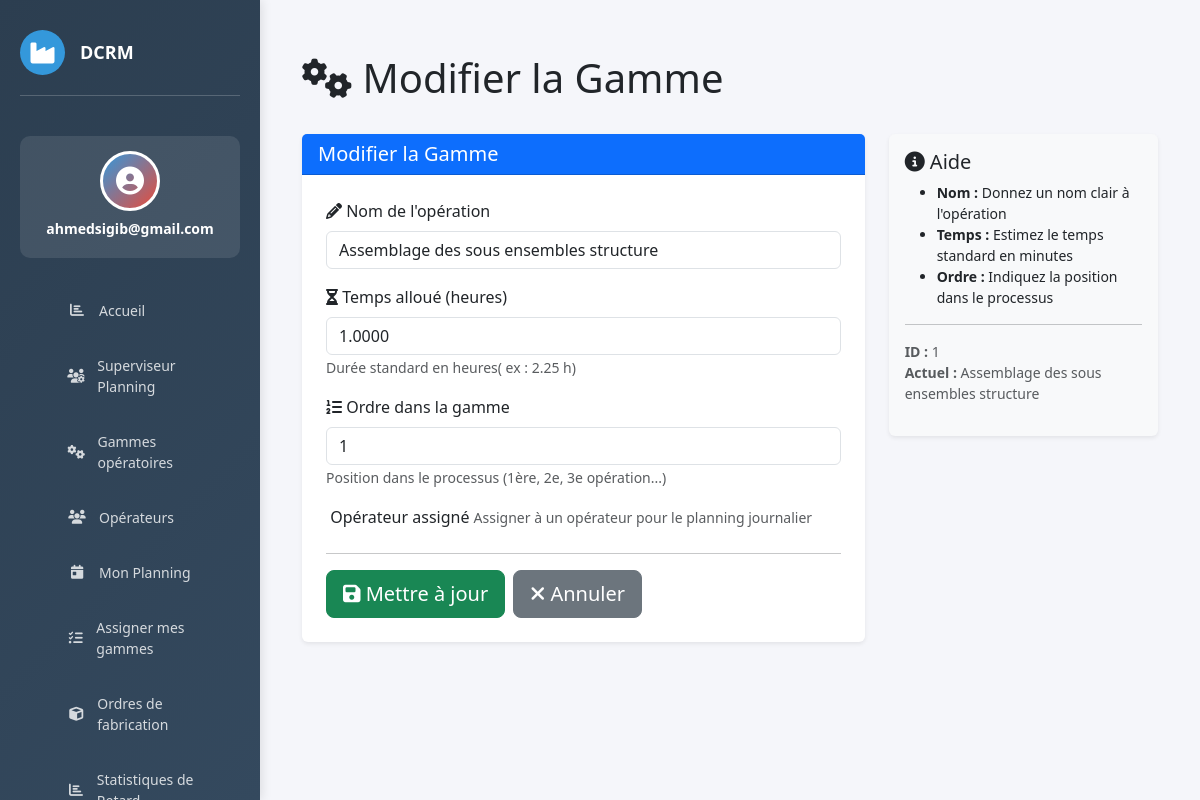
Page /gamme/1/modifier/ (signed in) on the committed database.
### website/models.py (models this page shows, shortened)
class GammeOperation(models.Model):
    nom           = models.CharField(max_length=200)
    temps_alloue  = models.DecimalField(max_digits=7, decimal_places=4, help_text="Durée en heures (ex: 1.005)")
    ordre         = models.PositiveSmallIntegerField(help_text="Position dans la gamme")
    operateurs    = models.ManyToManyField(
        'Operateur',
        blank=True,
        related_name='gammes',
        verbose_name="Opérateurs assignés"
    )
    class Meta:
        ordering = ['ordre']

### website/views.py (the view)
# urls.py: path('gamme/<int:id>/modifier/', views.gamme_form, name='modifier_gamme'),  # Modifier
@login_required(login_url='home')
def gamme_form(request, id=None):
    gamme = get_object_or_404(GammeOperation, id=id) if id else None
    titre = "Modifier la Gamme" if gamme else "Ajouter une Gamme"
    if request.method == 'POST':
        form = GammeOperationForm(request.POST, instance=gamme)
        if form.is_valid():
            form.save()
            msg = "modifiée" if gamme else "ajoutée"
            messages.success(request, f"✅ Gamme {msg} avec succès!")
            return redirect('gammes_list')
    else:
        form = GammeOperationForm(instance=gamme)
    return render(request, 'gamme/gamme_form.html', {'form': form, 'titre': titre, 'gamme': gamme})

### website/forms.py
class GammeOperationForm(forms.ModelForm):
    class Meta:
        model = GammeOperation
        fields = ['nom', 'temps_alloue', 'ordre', 'operateurs']
        widgets = {
            'nom': forms.TextInput(attrs={
                'class': 'form-control',
                'placeholder': 'Ex: Assemblage'
            }),
            'temps_alloue': forms.NumberInput(attrs={
                'class': 'form-control',
                'step': '0.0001',
                'placeholder': 'Heures (ex: 1.005)'
            }),
            'ordre': forms.NumberInput(attrs={
                'class': 'form-control',
                'placeholder': '1, 2, 3...'
            }),
            'operateurs': forms.Select(attrs={
                'class': 'form-control',
            }),
        }

### website/templates/gamme/gamme_form.html (shortened to what this page needs)
{% extends 'base.html' %}
{% load static %}
{% block content %}
<div class="container mt-4">
    <div class="row mb-4">
        <div class="col-md-8">
            <h1 class="display-6">
                <i class="fas fa-cogs"></i> {{ titre }}
            </h1>
        </div>
    </div>
    <div class="row">
        <div class="col-lg-8">
            <div class="card border-0 shadow-sm">
                <div class="card-header bg-primary text-white">
                    <h5 class="mb-0">{{ titre }}</h5>
                </div>
                <div class="card-body p-4">
                    <form method="POST" novalidate>
                        <div class="mb-3">
                            <label class="form-label">
                                <i class="fas fa-pencil-alt"></i> Nom de l'opération
                            </label>
                            {% if form.nom.errors %}
                                <input type="text" name="nom" class="form-control is-invalid"
                                       value="{{ form.nom.value|default:'' }}" required>
                                <div class="invalid-feedback">
                                    {{ form.nom.errors.0 }}
                                </div>
                            {% else %}
                                <input type="text" name="nom" class="form-control"
                                       placeholder="Ex: Assemblage structure"
                                       value="{{ form.nom.value|default:'' }}" required>
                            {% endif %}
                        </div>
                        <div class="mb-3">
                            <label class="form-label">
                                <i class="fas fa-hourglass-half"></i> Temps alloué (heures)
                            </label>
                            {% if form.temps_alloue.errors %}
                                <input type="number" name="temps_alloue" class="form-control is-invalid"
                                       value="{{ form.temps_alloue.value|default:'' }}" required>
                                <div class="invalid-feedback">
                                    {{ form.temps_alloue.errors.0 }}
                                </div>
                            {% else %}
                                <input type="number" name="temps_alloue" class="form-control"
                                       placeholder="Ex: 1.02"
                                       value="{{ form.temps_alloue.value|default:'' }}" required>
                            {% endif %}
                            <small class="text-muted">Durée standard en heures( ex : 2.25 h)</small>
                        </div>
                        <div class="mb-3">
                            <label class="form-label">
                                <i class="fas fa-list-ol"></i> Ordre dans la gamme
                            </label>
                            {% if form.ordre.errors %}
                                <input type="number" name="ordre" class="form-control is-invalid"
                                       value="{{ form.ordre.value|default:'' }}" required>
                                <div class="invalid-feedback">
                                    {{ form.ordre.errors.0 }}
                                </div>
                            {% else %}
                                <input type="number" name="ordre" class="form-control"
                                       placeholder="Ex: 1, 2, 3..."
                                       value="{{ form.ordre.value|default:'' }}" required>
                            {% endif %}
                            <small class="text-muted">Position dans le processus (1ère, 2e, 3e opération...)</small>
                        </div>
                        <div class="mb-3">
                            <label class="form-label">
                                 Opérateur assigné
                            </label>
                            <small class="text-muted">Assigner à un opérateur pour le planning journalier</small>
                        </div>
                        <hr>
                        <div class="d-flex gap-2">
                            <button type="submit" class="btn btn-success btn-lg">
                                <i class="fas fa-save"></i>
                                {% if gamme %}Mettre à jour{% else %}Ajouter{% endif %}
                            </button>
                            <a href="{% url 'gammes_list' %}" class="btn btn-secondary btn-lg">
                                <i class="fas fa-times"></i> Annuler
                            </a>
                        </div>
                    </form>
                </div>
            </div>
        </div>
        <div class="col-lg-4">
            <div class="card border-0 shadow-sm bg-light">
                <div class="card-body">
                    <h5 class="card-title">
                        <i class="fas fa-info-circle"></i> Aide
                    </h5>
                    <ul class="small">
                        <li><strong>Nom :</strong> Donnez un nom clair à l'opération</li>
                        <li><strong>Temps :</strong> Estimez le temps standard en minutes</li>
                        <li><strong>Ordre :</strong> Indiquez la position dans le processus</li>
                    </ul>
                    {% if gamme %}
                    <hr>
                    <p class="small text-muted">
                        <strong>ID :</strong> {{ gamme.id }}<br>
                        {% if gamme.nom %}<strong>Actuel :</strong> {{ gamme.nom }}{% endif %}
                    </p>
                    {% endif %}
                </div>
            </div>
        </div>
    </div>
</div>
{% endblock %}

### website/templates/base.html (shortened to what this page needs)
{% load static %}
<!DOCTYPE html>
<html lang="fr">
<head>
    <link href="https://cdn.jsdelivr.net/npm/bootstrap@5.3.0/dist/css/bootstrap.min.css" rel="stylesheet">
    <link rel="stylesheet" href="https://cdnjs.cloudflare.com/ajax/libs/font-awesome/6.4.0/css/all.min.css">
</head>
<body>
    {% if user.is_authenticated %}
    <aside class="sidebar">
        <div class="sidebar-header">
            <div class="logo">
                <i class="fas fa-industry"></i>
            </div>
            <h3>DCRM</h3>
        </div>
        <div class="user-profile">
            <div class="user-avatar">
                <i class="fas fa-user-circle"></i>
            </div>
            <h6>{{ user.first_name|default:user.username }}</h6>
        </div>
        <ul class="sidebar-menu">
             <li>
                <a href="{% url 'dashboard' %}">
                    <i class="fas fa-chart-bar"></i>
                    <span>Accueil </span>
                </a>
            </li>
            <li>
                <a href="{% url 'superviseur_dashboard' %}">
                    <i class="fas fa-users-cog"></i>
                    <span>Superviseur Planning</span>
                </a>
            </li>
            <li>
                <a href="{% url 'gammes_list' %}">
                    <i class="fas fa-cogs"></i>
                    <span>Gammes opératoires</span>
                </a>
            </li>
            <li>
                <a href="{% url 'operateur_list' %}">
                    <i class="fas fa-users"></i>
                    <span>Opérateurs</span>
                </a>
            </li>
            {% if user.operateur_profil %}
            <li>
                <a href="{% url 'dashboard_operateur' operateur_id=user.operateur_profil.id %}">
                    <i class="fas fa-calendar-day"></i>
                    <span>Mon Planning</span>
                </a>
            </li>
            <li>
                <a href="{% url 'assigner_gammes' operateur_id=user.operateur_profil.id %}">
                    <i class="fas fa-tasks"></i>
                    <span>Assigner mes gammes</span>
                </a>
            </li>
            {% endif %}
            <li>
                <a href="{% url 'of_list' %}">
                    <i class="fas fa-cube"></i>
                    <span>Ordres de fabrication</span>
                </a>
            </li>
                <li>
                <a href="{% url 'list_retard' %}">
                    <i class="fas fa-chart-bar"></i>
                    <span>Statistiques de Retard</span>
                </a>
            </li>
        </ul>
    </aside>
    {% endif %}
    <div class="main-content">
        {% block content %}
        {% endblock %}
    </div>
</body>
</html>

### website/templates/base.html (style rules this page uses)
:root { --primary: #2c3e50; --secondary: #3498db; --danger: #e74c3c; --success: #27ae60; --warning: #f39c12; }
* { margin: 0; padding: 0; box-sizing: border-box; }
body { font-family: 'Segoe UI', Tahoma, Geneva, Verdana, sans-serif; background-color: #f5f6fa; }
.sidebar { position: fixed; top: 0; left: 0; height: 100vh; width: 260px; background: linear-gradient(135deg, var(--primary) 0%, #34495e 100%); color: white; padding: 30px 20px; overflow-y: auto; box-shadow: 2px 0 10px rgba(0,0,0,0.1); z-index: 1000; }
.sidebar-header { display: flex; align-items: center; gap: 15px; margin-bottom: 40px; padding-bottom: 20px; border-bottom: 1px solid rgba(255,255,255,0.2); }
.sidebar-header .logo { width: 45px; height: 45px; background: var(--secondary); border-radius: 50%; display: flex; align-items: center; justify-content: center; font-size: 24px; }
.sidebar-header h3 { font-size: 18px; font-weight: 700; margin: 0; }
.user-profile { background: rgba(255,255,255,0.1); padding: 15px; border-radius: 10px; margin-bottom: 30px; text-align: center; }
.user-avatar { width: 60px; height: 60px; background: linear-gradient(135deg, var(--secondary), var(--danger)); border-radius: 50%; margin: 0 auto 10px; display: flex; align-items: center; justify-content: center; font-size: 28px; border: 3px solid white; }
.user-profile h6 { margin: 10px 0 5px; font-weight: 600; font-size: 14px; }
.sidebar-menu { list-style: none; margin-bottom: 30px; }
.sidebar-menu li { margin-bottom: 10px; }
.sidebar-menu a { display: flex; align-items: center; gap: 12px; padding: 12px 15px; color: rgba(255,255,255,0.8); text-decoration: none; border-radius: 8px; transition: all 0.3s ease; font-size: 14px; }
.sidebar-menu i { width: 20px; text-align: center; }
.main-content { margin-left: 260px; padding: 30px; min-height: 100vh; }

### rows in the picture
GammeOperation: nom "Assemblage des sous ensembles structure", temps_alloue "1.0000", id "1"

### other values in the picture
{{ user.first_name|default:user.username }} "ahmedsigib@gmail.com"
{{ titre }} "Modifier la Gamme"
